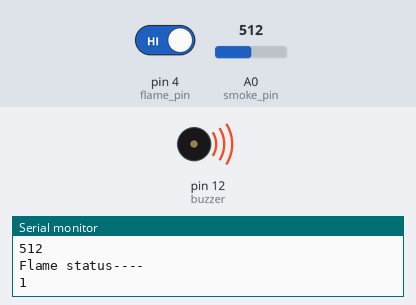
The sketch below on a simulated Arduino Uno, built with avr-gcc and run on an emulated ATmega328P. Parts: buzzer (waves = sounding, pin HIGH), the last lines printed to the serial monitor. The test bench sets the inputs (shaded band); at power-on: A0 (smoke_pin) = 512, pin 4 (flame_pin) HIGH.

Above: at 1.3 s.
1.4 s: A0 (smoke_pin) set to 315
2.9 s: A0 (smoke_pin) set to 292
At 3.6 s:
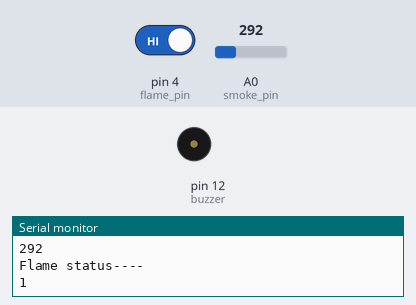
4.5 s: A0 (smoke_pin) set to 306
At 4.8 s:
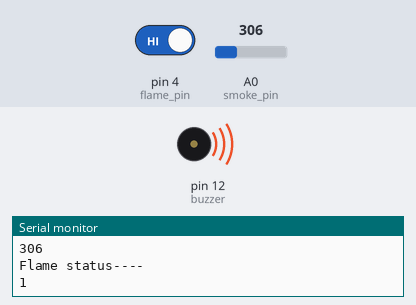
6.0 s: A0 (smoke_pin) set to 290
At 7.3 s:
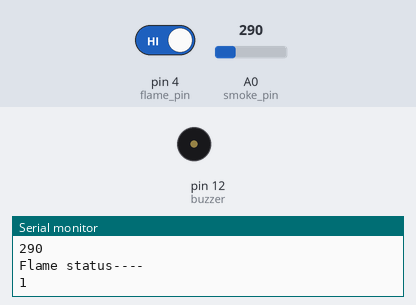
Timing chart, 0 to 8.5 s (numbered marks = the images above; inputs shaded):
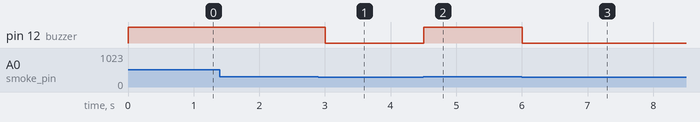

The sketch:

Smoke_and_flame_complete.ino
```cpp
int smoke = 0;
int flame = 0;
int smoke_pin = A0;
int flame_pin = 4;
int buzzer = 12;
void setup()
{
Serial.begin(9600);
pinMode(smoke_pin,INPUT);
pinMode(flame_pin,INPUT);
pinMode(buzzer,OUTPUT);
}
void loop()
{
// Getting the data from smoke and flame sensor
smoke = analogRead(smoke_pin);
flame = digitalRead(flame_pin);
Serial.println("Smoke level----");
Serial.println(smoke);
Serial.println("Flame status----");
Serial.println(flame);
// Now condition need to satisfy to on the buzzer
if(smoke > 300 or flame == 0){
digitalWrite(buzzer,HIGH);
}
else
{
digitalWrite(buzzer,LOW);
}
delay(500);
}
```

Measured:
- the behaviour switches between 301 and 300 on A0 (smoke_pin) (found by bisection; images 0 and 1)
- after the input at 2.9 s, pin 12 (buzzer): HIGH → LOW after 0.10 s
- after the input at 4.5 s, pin 12 (buzzer): LOW → HIGH at once
- after the input at 6.0 s, pin 12 (buzzer): HIGH → LOW at once
